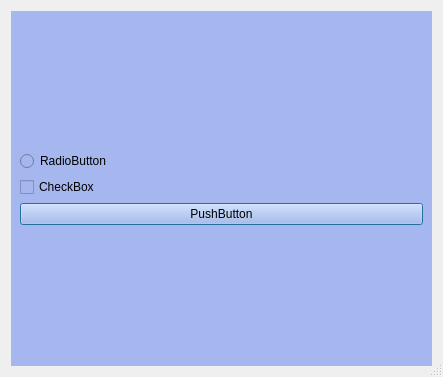
<?xml version="1.0" encoding="UTF-8"?>
<ui version="4.0">
 <class>SizeRememberDlg2</class>
 <widget class="QDialog" name="SizeRememberDlg2">
  <property name="geometry">
   <rect>
    <x>0</x>
    <y>0</y>
    <width>443</width>
    <height>377</height>
   </rect>
  </property>
  <property name="minimumSize">
   <size>
    <width>443</width>
    <height>377</height>
   </size>
  </property>
  <property name="windowTitle">
   <string>Dialog</string>
  </property>
  <property name="sizeGripEnabled">
   <bool>true</bool>
  </property>
  <layout class="QVBoxLayout" name="verticalLayout">
   <item>
    <widget class="QFrame" name="frame11">
     <property name="autoFillBackground">
      <bool>false</bool>
     </property>
     <property name="styleSheet">
      <string notr="true">background-color: rgb(165, 183, 238);</string>
     </property>
     <layout class="QVBoxLayout" name="verticalLayout_2">
      <item>
       <layout class="QVBoxLayout" name="verticalLayout_3">
        <item>
         <widget class="QRadioButton" name="radioButton">
          <property name="text">
           <string>RadioButton</string>
          </property>
         </widget>
        </item>
        <item>
         <widget class="QCheckBox" name="checkBox">
          <property name="text">
           <string>CheckBox</string>
          </property>
         </widget>
        </item>
        <item>
         <widget class="QPushButton" name="pushButton">
          <property name="text">
           <string>PushButton</string>
          </property>
         </widget>
        </item>
       </layout>
      </item>
     </layout>
    </widget>
   </item>
  </layout>
 </widget>
 <resources/>
 <connections/>
</ui>
